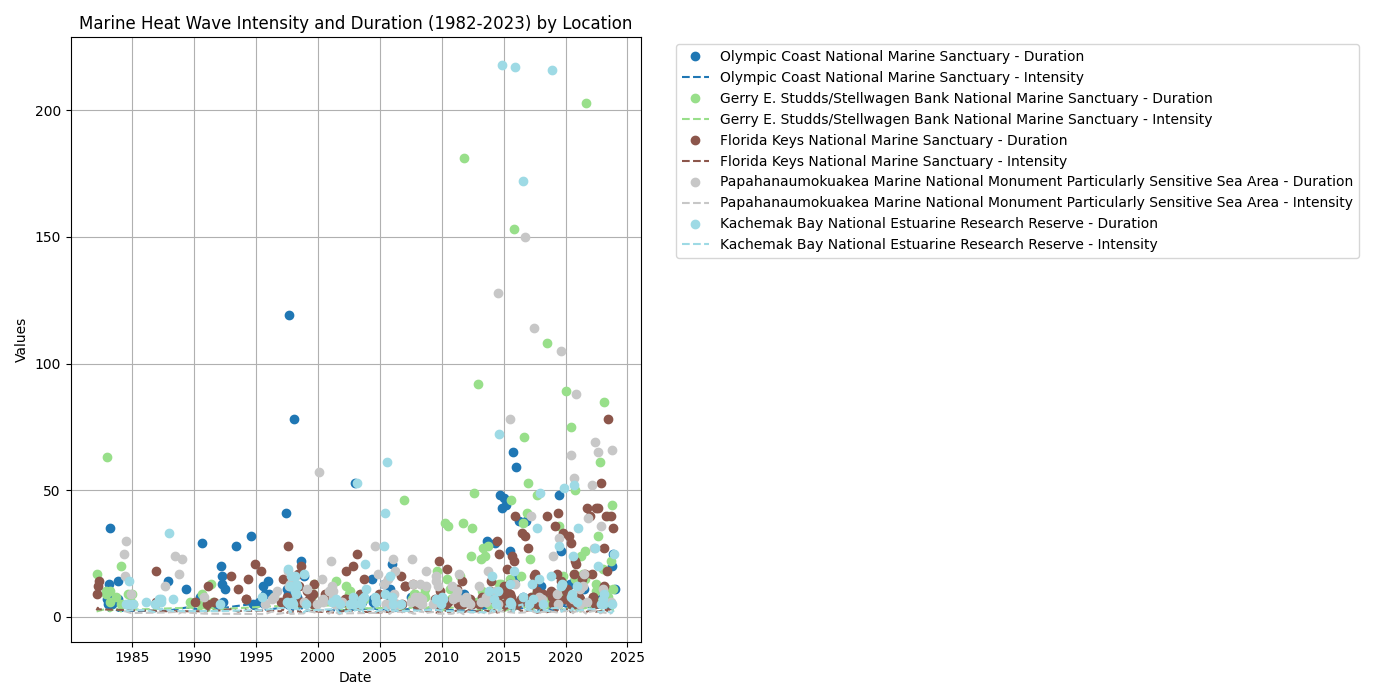

Write the Python code that produced this figure.
import pandas as pd
import matplotlib.pyplot as plt
import numpy as np

# Read the CSV file
data_file = 'marine-heat-waves_fig-4.csv'
df = pd.read_csv(data_file, skiprows=7, header=None)

# Manually set the column headers
df.columns = ["event_no", "duration", "date_start", "date_end", "intensity_mean", "severity", "marine_protected_area"]

# Convert relevant columns to the appropriate data types
df['duration'] = df['duration'].astype(int)
df['date_start'] = pd.to_datetime(df['date_start'])
df['date_end'] = pd.to_datetime(df['date_end'])
df['intensity_mean'] = df['intensity_mean'].astype(float)

# Debug: Print the DataFrame info
print("\nDataFrame Info:")
print(df.info())

# Debug: Print the first few rows of the DataFrame after type conversion
print("\nFirst few rows of the DataFrame after type conversion:")
print(df.head())

# Get unique locations
unique_locations = df['marine_protected_area'].unique()
print("\nUnique Locations:")
print(unique_locations)

# Generate a color map for each location
num_locations = len(unique_locations)
color_map = plt.cm.get_cmap('tab20', num_locations)  # Use a colormap with enough distinct colors

# Plot the data
plt.figure(figsize=(14, 7))

# Plot each location separately with a unique color
for i, location in enumerate(unique_locations):
    location_data = df[df['marine_protected_area'] == location]
    color = color_map(i)  # Assign a unique color from the colormap
    plt.plot(location_data['date_start'], location_data['duration'], 'o', color=color, label=f'{location} - Duration')
    plt.plot(location_data['date_start'], location_data['intensity_mean'], '--', color=color, label=f'{location} - Intensity')

# Customize the plot
plt.title('Marine Heat Wave Intensity and Duration (1982-2023) by Location')
plt.xlabel('Date')
plt.ylabel('Values')
plt.legend(bbox_to_anchor=(1.05, 1), loc='upper left')  # Place legend outside the plot
plt.grid(True)
plt.tight_layout()  # Adjust layout to prevent overlap
plt.show()
